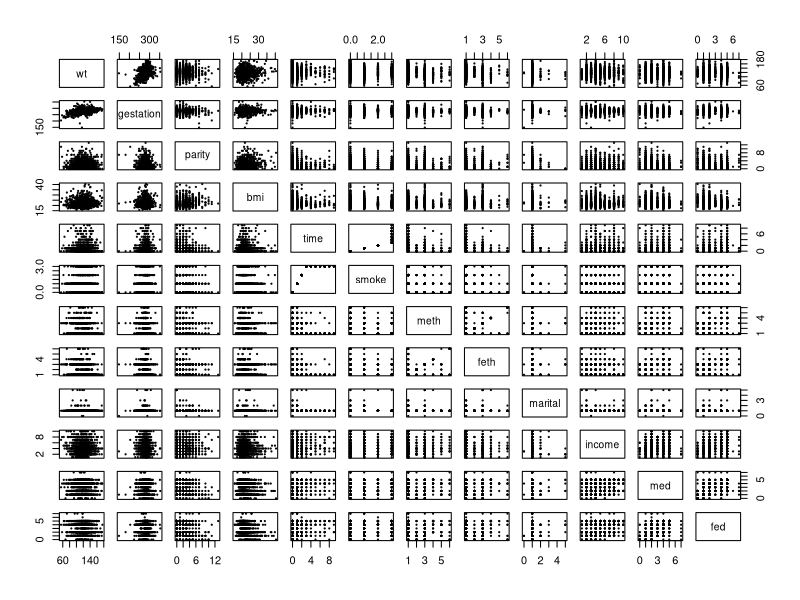
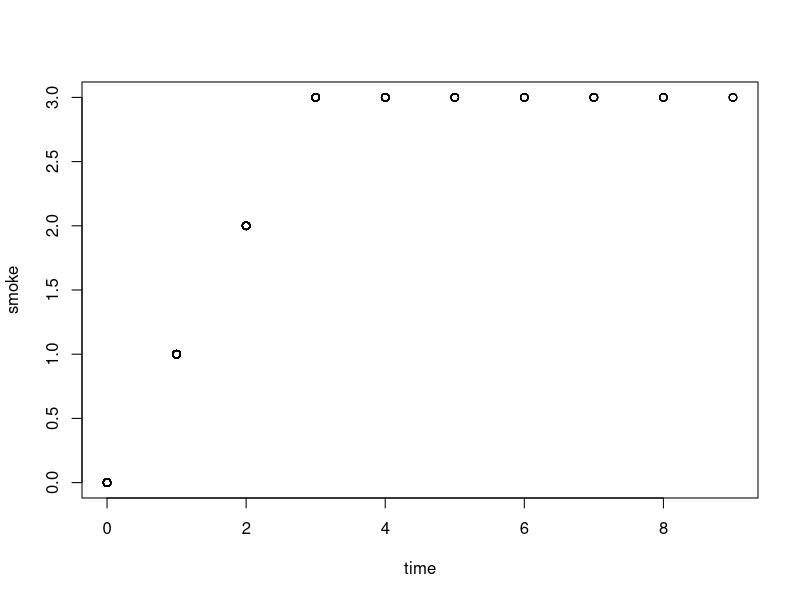
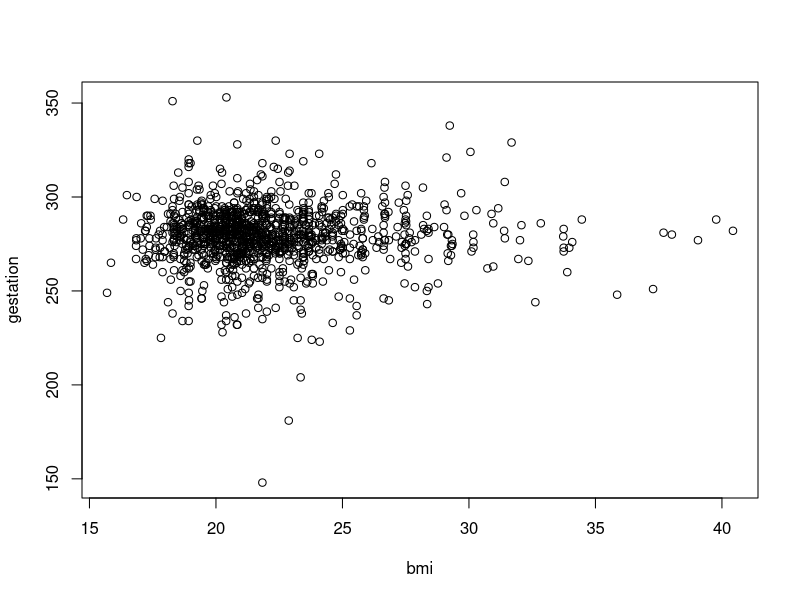
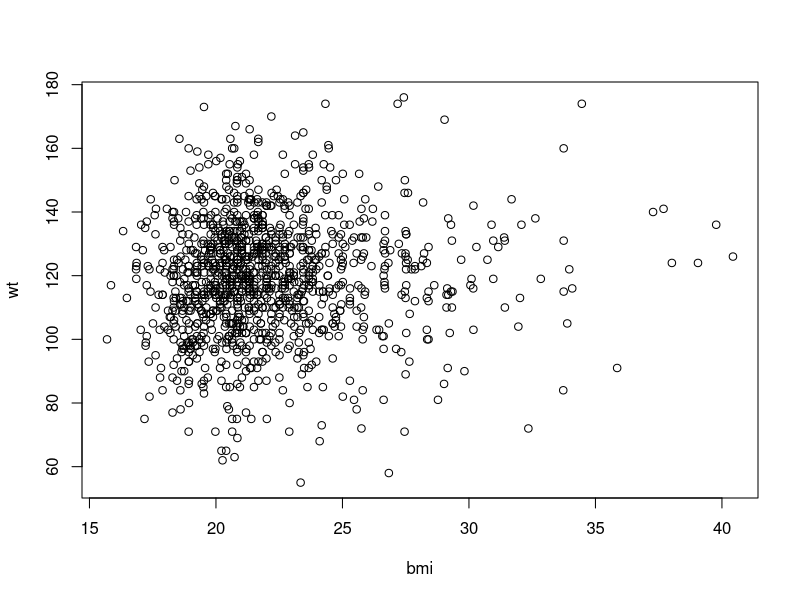
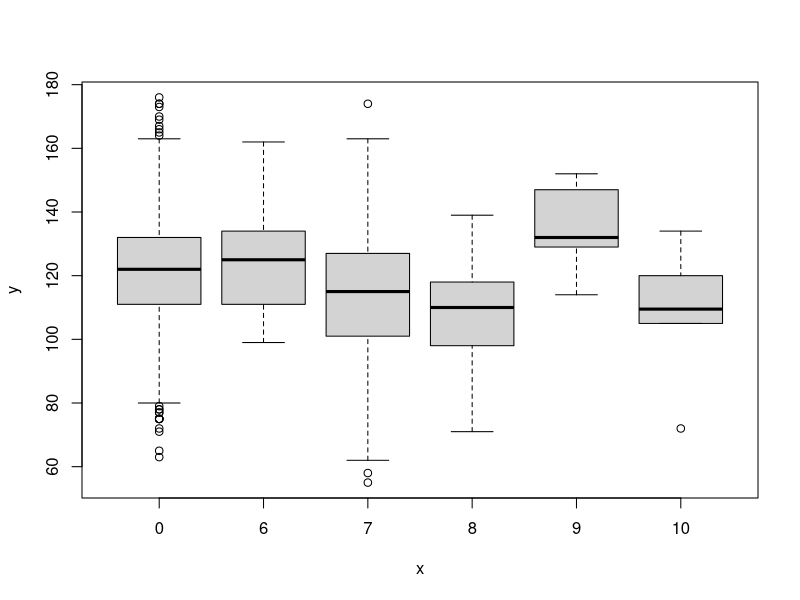

Reproduce these figures in R, in order.
## ---- chunk 1
knitr::opts_chunk$set(echo = TRUE)
## ---- chunk 2
#We use the dataset chds_births as our initial dataset

birth <- read.csv("chds_births.csv")

#We then eliminate the father's weight and height since over 40% of the data for the two variates comprises of NAs- hence cannot affect #the overall weight of the child

births <- read.csv("chds_births2.csv")

#Creating a new data frame with no NAs. The method of imputation that has been chosen is described under **IMPUTATION** . The imputed dataset is called no_na_births. The process of handling NAs throughout the dataframe has been described as well.
library(plyr)
impute.med <- function(x) replace(x, is.na(x), median(x, na.rm = TRUE))
no_na_births<- sapply(births, function(x) { if(is.numeric(x)) impute.med(x) else x }
)

no_na_births = data.frame(no_na_births)
summary(no_na_births)
## ---- chunk 3
#Before moving forward, we first introduce a few new values. We convert the Fathers and mothers ethinicity from 0-5 for Caucasians to only #0
no_na_births$meth[no_na_births$meth == 1] <- 0
no_na_births$meth[no_na_births$meth == 2] <- 0
no_na_births$meth[no_na_births$meth == 3] <- 0
no_na_births$meth[no_na_births$meth == 4] <- 0
no_na_births$meth[no_na_births$meth == 5] <- 0

no_na_births$feth[no_na_births$feth == 1] <- 0
no_na_births$feth[no_na_births$feth == 2] <- 0
no_na_births$feth[no_na_births$feth == 3] <- 0
no_na_births$feth[no_na_births$feth == 4] <- 0
no_na_births$feth[no_na_births$feth == 5] <- 0

#initializing categorical variables
no_na_births$feth <- as.factor(no_na_births$feth)
no_na_births$meth <- as.factor(no_na_births$meth)
no_na_births$income <- as.factor(no_na_births$income)

#We also introduce the BMI Variable. This variable is a combination of the mothers height and weight
## Change mht and mwt to BMI
no_na_births$bmi <- (no_na_births$mwt/2.2)/((no_na_births$mht*2.54/100)^2)

## change categoricals to words for the duration of smoking for the mother
timecats <-c("never","still smokes","during pregnancy","less than year","1-2 yrs","2-3 yrs","3-4 yrs","5-9 yrs",">10 yrs","quit unknown")
no_na_births$time_cat <- timecats[no_na_births$time+1]

## ---- chunk 4
pairs(~wt + gestation + parity + bmi + time + smoke + meth + feth + marital + income + med + fed, data=no_na_births, cex = 0.25)
## ---- chunk 5
plot(smoke ~ time, data=no_na_births)
## ---- chunk 6

plot(gestation~bmi, data = no_na_births)
## ---- chunk 7
chds_births <- no_na_births[c(1:5, 9, 12, 13, 17:18)]

# Birth weight modelled against time smoking and gestation, including interaction effects
M1 <- lm(wt ~ 0 + time_cat + gestation + time_cat:gestation, data = chds_births)
summary(M1)
## ---- chunk 8
#Maximal model used for automated model selection
MQ <- lm(wt~(. - marital - income - time_cat)^2 - feth:bmi - 
           meth:feth + marital + income + time_cat + time_cat:gestation, data=chds_births)
#Minimal model (intrercept only) used for automated model selection
M0 <- lm(wt~1, data = chds_births)

#Used to check that there are no NAs in the model
# beta.max <- coef(MQ)
# names(beta.max)[is.na(beta.max)]
# anyNA(coef(MQ))

MStart <- lm(wt~., data=chds_births)
# time and smoke were taken out

  Mfwd <- step(object =M0,
               scope = list(lower = M0, upper = MQ),
               direction = "forward",
               trace = FALSE)
  

  Mbck <- step(object =MQ,
               scope = list(lower = M0, upper = MQ),
               direction = "backward",
               trace = FALSE)
  


  Mstp <- step(object =MStart,
               scope = list(lower = M0, upper = MQ),
               direction = "both",
               trace = FALSE)
  

## ---- chunk 9
anova(Mfwd,Mstp)
anova(Mstp,Mbck)
anova(Mfwd,Mbck)
## ---- chunk 10
plot(wt~bmi, data= no_na_births)
## ---- chunk 11

plot(no_na_births$feth,no_na_births$wt)
